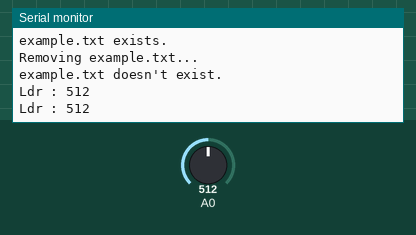
Simulated run of this sketch. Board: Arduino Uno, built with avr-gcc and run on an emulated ATmega328P. Parts: the last lines printed to the serial monitor. The inputs (shaded band) are chosen by the test bench; at power-on: A0 = 512. Storage starts empty.

Above: at 2.8 s.
2.9 s: A0 set to 716
At 5.3 s:
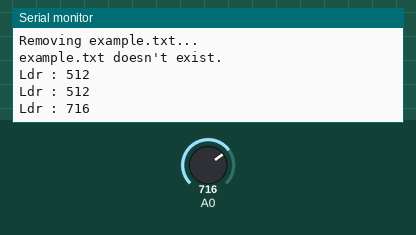
5.6 s: A0 set to 900
At 7.2 s:
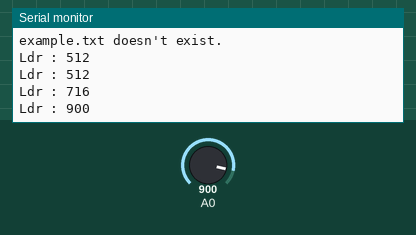
Timing chart, 0 to 8.7 s (numbered marks = the images above; inputs shaded):
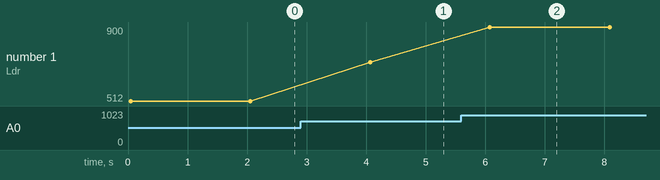

The sketch:

testeSd.ino
```cpp
// Programa : Teste escrita cartao SD
// Autor : Arduino e Cia
// Baseado no arquivo exemplo da biblioteca SD

// Carrega a biblioteca SD
#include <SD.h>

Sd2Card SDcard;
SdVolume volume;

// Pino do Arduino conectado ao pino CS do modulo
const int chipSelect = 15;
// Pino do Arduino conectado ao push-button
File myFile;
void setup()
{
  // Define o pino do push-button como entrada

  Serial.begin(115200);
  //Inicia a comunicacao com o modulo SD
  while (!SD.begin(chipSelect))
  {
    Serial.println("Falha ao acessar o cartao !");
    Serial.println("Verifique o cartao/conexoes e reinicie o Arduino...");
    delay(5000);
  }
  Serial.println("Cartao iniciado corretamente !");
  Serial.println("Aguardando acionamento do push-button...");
  Serial.println();
  if (SD.exists("example.txt")) {
    Serial.println("example.txt exists.");
  } else {
    Serial.println("example.txt doesn't exist.");
  }

  // open a new file and immediately close it:
  Serial.println("Creating example.txt...");
  myFile = SD.open("example.txt", FILE_WRITE);
  myFile.close();

  // Check to see if the file exists:
  if (SD.exists("example.txt")) {
    Serial.println("example.txt exists.");
  } else {
    Serial.println("example.txt doesn't exist.");
  }

  // delete the file:
  Serial.println("Removing example.txt...");
  SD.remove("example.txt");

  if (SD.exists("example.txt")) {
    Serial.println("example.txt exists.");
  } else {
    Serial.println("example.txt doesn't exist.");
  }
}

void loop()
{
  int valor = analogRead(A0);
  // Verifica se o push-button foi acionado

    Serial.print("Ldr : ");
    Serial.println(valor);

    // Abre o arquivo arquivo.txt do cartao SD
    File dataFile = SD.open("arquivo.txt", FILE_WRITE);
    // Grava os dados no arquivo
    if (dataFile)
    {
      dataFile.print("Ldr : ");
      dataFile.println(valor);
      dataFile.close();
    }
    else
    {
      // Mensagem de erro caso ocorra algum problema
      // na abertura do arquivo
      Serial.println("Erro ao abrir arquivo.txt !");
    }
  delay(2000);
}
```

Measured:
- after the input at 2.9 s, the serial monitor: prints a new line after 1.2 s (image 1)
- after the input at 5.6 s, the serial monitor: prints a new line after 0.48 s (image 2)
- plotted number 1: 512 → 716 after the input at 2.9 s, 716 → 900 after the input at 5.6 s
